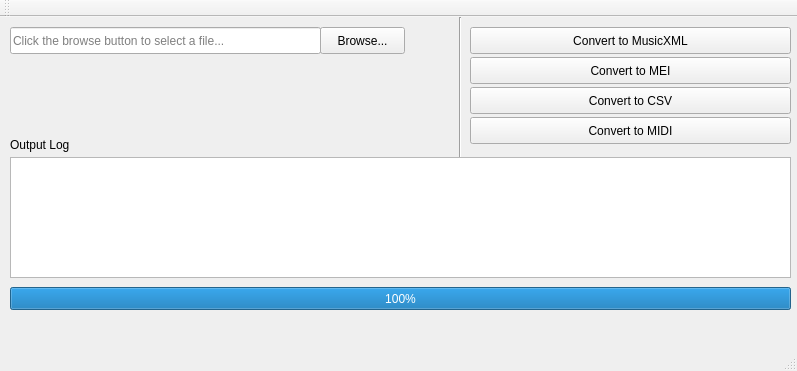
<?xml version="1.0" encoding="UTF-8"?>
<ui version="4.0">
 <class>mainWindow</class>
 <widget class="QMainWindow" name="mainWindow">
  <property name="geometry">
   <rect>
    <x>0</x>
    <y>0</y>
    <width>797</width>
    <height>371</height>
   </rect>
  </property>
  <property name="sizePolicy">
   <sizepolicy hsizetype="Fixed" vsizetype="Fixed">
    <horstretch>0</horstretch>
    <verstretch>0</verstretch>
   </sizepolicy>
  </property>
  <property name="windowTitle">
   <string>mainWindow</string>
  </property>
  <widget class="QWidget" name="centralWidget">
   <widget class="QPushButton" name="browseButton">
    <property name="geometry">
     <rect>
      <x>320</x>
      <y>10</y>
      <width>85</width>
      <height>27</height>
     </rect>
    </property>
    <property name="text">
     <string>Browse...</string>
    </property>
   </widget>
   <widget class="QLineEdit" name="browseBox">
    <property name="geometry">
     <rect>
      <x>10</x>
      <y>10</y>
      <width>311</width>
      <height>27</height>
     </rect>
    </property>
    <property name="acceptDrops">
     <bool>false</bool>
    </property>
    <property name="text">
     <string/>
    </property>
    <property name="readOnly">
     <bool>true</bool>
    </property>
    <property name="placeholderText">
     <string>Click the browse button to select a file...</string>
    </property>
   </widget>
   <widget class="QLabel" name="label">
    <property name="geometry">
     <rect>
      <x>10</x>
      <y>120</y>
      <width>151</width>
      <height>16</height>
     </rect>
    </property>
    <property name="text">
     <string>Output Log</string>
    </property>
   </widget>
   <widget class="QProgressBar" name="progressBar">
    <property name="geometry">
     <rect>
      <x>10</x>
      <y>270</y>
      <width>781</width>
      <height>23</height>
     </rect>
    </property>
    <property name="value">
     <number>100</number>
    </property>
   </widget>
   <widget class="Line" name="line">
    <property name="geometry">
     <rect>
      <x>450</x>
      <y>0</y>
      <width>21</width>
      <height>141</height>
     </rect>
    </property>
    <property name="orientation">
     <enum>Qt::Vertical</enum>
    </property>
   </widget>
   <widget class="QPushButton" name="MusicXMLButton">
    <property name="geometry">
     <rect>
      <x>470</x>
      <y>10</y>
      <width>321</width>
      <height>27</height>
     </rect>
    </property>
    <property name="text">
     <string>Convert to MusicXML</string>
    </property>
    <property name="checkable">
     <bool>false</bool>
    </property>
    <property name="autoDefault">
     <bool>false</bool>
    </property>
    <property name="flat">
     <bool>false</bool>
    </property>
   </widget>
   <widget class="QPushButton" name="MEIButton">
    <property name="geometry">
     <rect>
      <x>470</x>
      <y>40</y>
      <width>321</width>
      <height>27</height>
     </rect>
    </property>
    <property name="text">
     <string>Convert to MEI</string>
    </property>
   </widget>
   <widget class="QPushButton" name="CSVButton">
    <property name="geometry">
     <rect>
      <x>470</x>
      <y>70</y>
      <width>321</width>
      <height>27</height>
     </rect>
    </property>
    <property name="text">
     <string>Convert to CSV</string>
    </property>
   </widget>
   <widget class="QPushButton" name="MIDIButton">
    <property name="geometry">
     <rect>
      <x>470</x>
      <y>100</y>
      <width>321</width>
      <height>27</height>
     </rect>
    </property>
    <property name="text">
     <string>Convert to MIDI</string>
    </property>
   </widget>
   <widget class="QTextEdit" name="logBox">
    <property name="geometry">
     <rect>
      <x>10</x>
      <y>140</y>
      <width>781</width>
      <height>121</height>
     </rect>
    </property>
    <property name="readOnly">
     <bool>true</bool>
    </property>
   </widget>
   <zorder>browseButton</zorder>
   <zorder>browseBox</zorder>
   <zorder>label</zorder>
   <zorder>line</zorder>
   <zorder>progressBar</zorder>
   <zorder>MusicXMLButton</zorder>
   <zorder>MEIButton</zorder>
   <zorder>CSVButton</zorder>
   <zorder>MIDIButton</zorder>
   <zorder>logBox</zorder>
  </widget>
  <widget class="QMenuBar" name="menuBar">
   <property name="geometry">
    <rect>
     <x>0</x>
     <y>0</y>
     <width>797</width>
     <height>23</height>
    </rect>
   </property>
  </widget>
  <widget class="QToolBar" name="mainToolBar">
   <attribute name="toolBarArea">
    <enum>TopToolBarArea</enum>
   </attribute>
   <attribute name="toolBarBreak">
    <bool>false</bool>
   </attribute>
  </widget>
  <widget class="QStatusBar" name="statusBar"/>
 </widget>
 <layoutdefault spacing="6" margin="11"/>
 <resources/>
 <connections/>
</ui>
